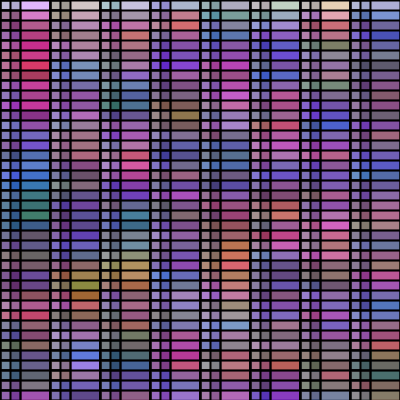
Frame 1 (no input)
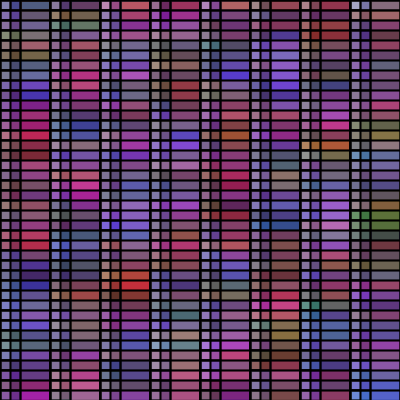
Frame 60 (the mouse pressed at the canvas centre just before this capture)
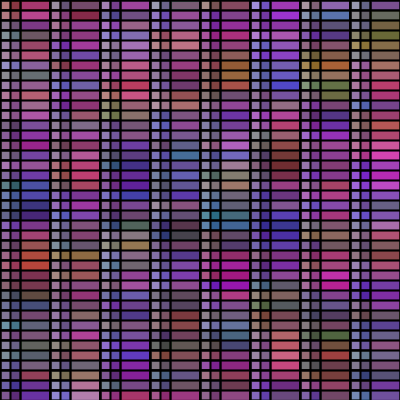
Frame 120 (the mouse held since frame 60 and released just before this capture)

The Processing sketch that drew these frames (run headless with seeded random() and noise(); from frame 60 on, the mouse is pressed at the canvas centre):

// Processing sketch: processing_17331
// ── processing_17331.pde

 int xpos = 0;
  int ypos = 0;

void setup()

{
  size(400, 400);
  background(255);
    frameRate(10);
}
  void draw(){
for (int j=0; j<400; j = j+10) {
    ypos = j;
for (int i=0; i<400; i= i+50) {
  xpos = i;

  strokeWeight(2);
  stroke(0,0,0);
  fill(random(255),random(155),random(255), 85);
  rect(xpos,ypos,50,50);
  
    fill(random(155),random(155),random(255), 65);
  rect(xpos,ypos,20,20);
  
  fill(255,255,255,50);
  rect(xpos,ypos,10,10);
  

}
}
}
                
                
